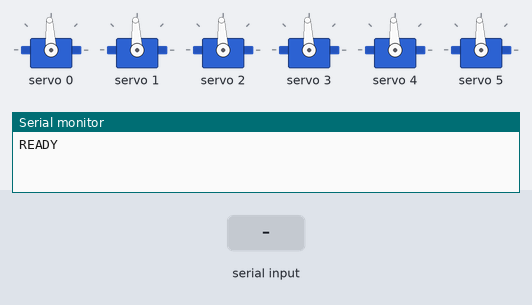
The sketch below on a simulated ESP32. Shown: 6 × servo, the last lines printed to the serial monitor. The inputs (shaded band) are chosen by the test bench.

Above: at 1.4 s.
1.5 s: "ORDER 1\n" received over Serial
At 2.0 s:
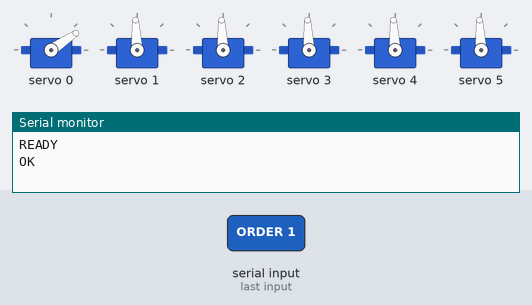
4.5 s: "ORDER 150\n" received over Serial
At 5.9 s:
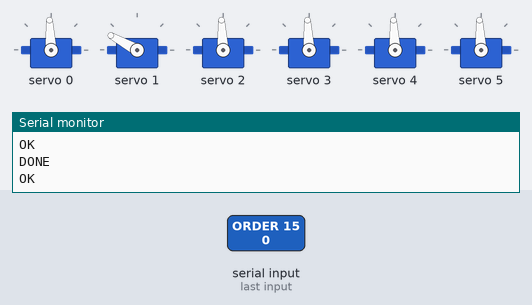
Timing chart, 0 to 13.5 s (numbered marks = the images above; inputs shaded):
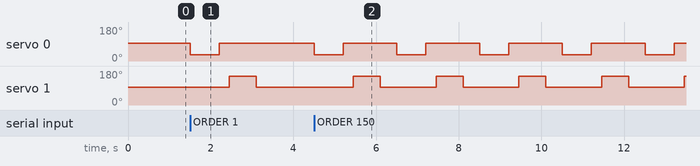

The sketch:

esp32_dispenser.ino
```cpp
/*
 * Дозатор БАД — прошивка ESP32 + PCA9685
 * Escapement-логика: два серво-шлагбаума на канал, выдача по одной банке.
 *
 * Библиотека: Adafruit PWM Servo Driver Library (поставить в Arduino IDE).
 *
 * Протокол по USB-Serial (115200):
 *   "D <канал> <кол-во>\n"   выдать N банок из канала
 *   "ORDER 2 0 1\n"          выдать сразу по списку (берберин 2, мемон 0, B6 1)
 *   "CAL <канал> <gate0|1> <us>\n"  тест: подать угол в мкс (для калибровки)
 *   "PING\n"                 -> "PONG"
 * Ответы: "OK", "DONE", "ERR ..."
 */

#include <Wire.h>
#include <Adafruit_PWMServoDriver.h>

// ----- конфигурация -----
const uint8_t  NUM_CHANNELS = 3;          // позиций (масштабируется)
const uint8_t  PCA_ADDR     = 0x40;       // адрес платы (несколько -> массив)
const uint16_t SERVO_FREQ   = 50;         // Гц для серво

// канал n: G1(выход)=2n, G2(придержка)=2n+1
// углы в МИКРОСЕКУНДАХ импульса; подбери на месте калибровкой
struct GateCal { uint16_t closed_us; uint16_t open_us; };
GateCal G1cal[NUM_CHANNELS] = { {1500, 900}, {1500, 900}, {1500, 900} }; // выход
GateCal G2cal[NUM_CHANNELS] = { {1500, 2100}, {1500, 2100}, {1500, 2100} }; // придержка

// тайминги цикла (мс) — подстрой под угол наклона/скорость скатывания
const uint16_t T_GATE   = 250;  // время хода серво
const uint16_t T_ROLL   = 450;  // пока банка выкатывается из канала
const uint16_t T_SHIFT  = 400;  // пока колонна сдвигается на шаг
const uint16_t T_SETTLE = 150;  // пауза между банками

Adafruit_PWMServoDriver pwm = Adafruit_PWMServoDriver(PCA_ADDR);

// перевод микросекунд импульса в «тики» PCA9685 (12 бит @ 50 Гц)
uint16_t usToTicks(uint16_t us){
  // период 20000 мкс = 4096 тиков
  return (uint16_t)((uint32_t)us * 4096 / 20000);
}
void setServoUs(uint8_t ch, uint16_t us){
  pwm.setPWM(ch, 0, usToTicks(us));
}

uint8_t g1ch(uint8_t c){ return 2*c;   }
uint8_t g2ch(uint8_t c){ return 2*c+1; }

void gateG1(uint8_t c, bool open){ setServoUs(g1ch(c), open? G1cal[c].open_us : G1cal[c].closed_us); }
void gateG2(uint8_t c, bool open){ setServoUs(g2ch(c), open? G2cal[c].open_us : G2cal[c].closed_us); }

// ----- выдать одну банку из канала -----
void dispenseOne(uint8_t c){
  gateG1(c, true);  delay(T_GATE);   // 1. открыть выход
  delay(T_ROLL);                     //    банка выкатывается
  gateG1(c, false); delay(T_GATE);   // 2. закрыть выход
  gateG2(c, true);  delay(T_GATE);   // 3. открыть придержку
  delay(T_SHIFT);                    //    колонна сдвигается
  gateG2(c, false); delay(T_GATE);   // 4. закрыть придержку — изолирована 1 банка
  delay(T_SETTLE);
}

void dispenseN(uint8_t c, uint16_t n){
  for(uint16_t i=0;i<n;i++) dispenseOne(c);
}

void homeAll(){
  for(uint8_t c=0;c<NUM_CHANNELS;c++){ gateG1(c,false); gateG2(c,false); }
}

// ----- разбор команд -----
String buf;
void handle(String line){
  line.trim();
  if(line.length()==0) return;
  if(line=="PING"){ Serial.println("PONG"); return; }

  if(line.startsWith("D ")){
    int s1=line.indexOf(' ');
    int s2=line.indexOf(' ', s1+1);
    int c=line.substring(s1+1, s2).toInt();
    int n=line.substring(s2+1).toInt();
    if(c<0||c>=NUM_CHANNELS){ Serial.println("ERR channel"); return; }
    Serial.println("OK");
    dispenseN(c, n);
    Serial.println("DONE");
    return;
  }

  if(line.startsWith("ORDER")){
    // ORDER n0 n1 n2 ...
    int idx=line.indexOf(' '); int ch=0;
    Serial.println("OK");
    while(idx>0 && ch<NUM_CHANNELS){
      int nxt=line.indexOf(' ', idx+1);
      String tok = (nxt>0)? line.substring(idx+1,nxt) : line.substring(idx+1);
      int n=tok.toInt();
      if(n>0) dispenseN(ch, n);
      ch++; idx=nxt;
    }
    Serial.println("DONE");
    return;
  }

  if(line.startsWith("CAL ")){
    // CAL channel gate us   (gate: 0=G1, 1=G2)
    int a=line.indexOf(' ');
    int b=line.indexOf(' ',a+1);
    int d=line.indexOf(' ',b+1);
    int c=line.substring(a+1,b).toInt();
    int g=line.substring(b+1,d).toInt();
    int us=line.substring(d+1).toInt();
    if(c<0||c>=NUM_CHANNELS){ Serial.println("ERR channel"); return; }
    setServoUs(g? g2ch(c):g1ch(c), us);
    Serial.println("OK");
    return;
  }

  Serial.println("ERR unknown");
}

void setup(){
  Serial.begin(115200);
  Wire.begin(21, 22);           // SDA=21, SCL=22
  pwm.begin();
  pwm.setOscillatorFrequency(27000000);
  pwm.setPWMFreq(SERVO_FREQ);
  delay(200);
  homeAll();                    // все шлагбаумы в «закрыто»
  Serial.println("READY");
}

void loop(){
  while(Serial.available()){
    char ch=(char)Serial.read();
    if(ch=='\n'){ handle(buf); buf=""; }
    else if(ch!='\r') buf+=ch;
  }
}
```

Measured:
- after the input at 1.5 s, servo 0: 93° → 34° at once, → 93° 0.70 s later; servo 1: 93° → 151° after 0.95 s, → 93° 0.65 s later
- after the input at 4.5 s, servo 0: alternates 93° for 1.3 s and 34° for 0.70 s, starting at once; servo 1: alternates 151° for 0.65 s and 93° for 1.4 s, starting after 0.95 s
